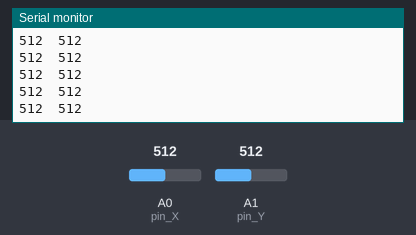
Recording of a sketch running on a simulated Arduino Uno, built with avr-gcc and run on an emulated ATmega328P. Shown: the last lines printed to the serial monitor. The inputs (shaded band) are chosen by the test bench; at power-on: A0 (pin_X) = 512, A1 (pin_Y) = 512.

Above: at 1.2 s.
1.3 s: A0 (pin_X) set to 716
At 1.33 s:
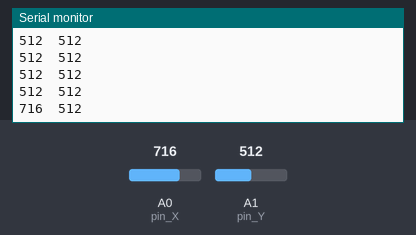
4.3 s: A1 (pin_Y) set to 716
At 4.31 s:
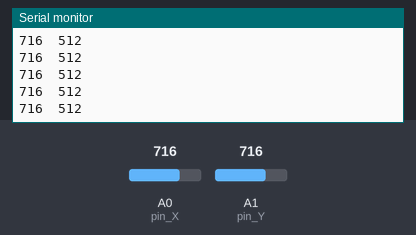
5.8 s: A0 (pin_X) set to 900
At 5.83 s:
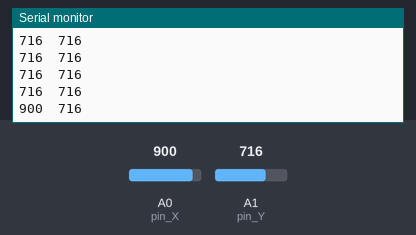
7.3 s: A1 (pin_Y) set to 900
At 7.34 s:
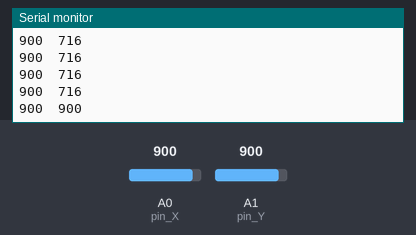
Timing chart, 0 to 9.8 s (numbered marks = the images above; inputs shaded):
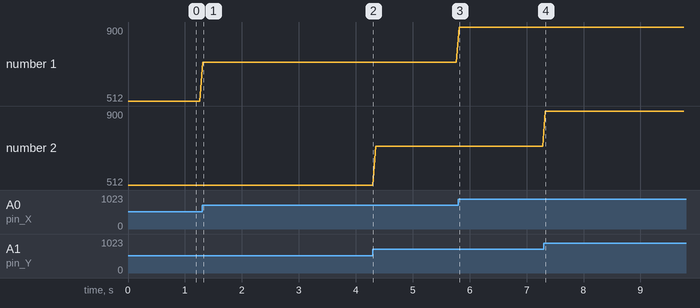

Measured:
- after the input at 1.3 s, the serial monitor: prints a new line at once (image 1)
- after the input at 5.8 s, the serial monitor: prints a new line at once (image 3)
- after the input at 7.3 s, the serial monitor: prints a new line at once (image 4)
- plotted number 1: 512 → 716 after the input at 1.3 s, 716 → 900 after the input at 5.8 s

The sketch:

CH_50_01.ino
```cpp
int pin_X = A0;        // x 축 위치
int pin_Y = A1;       // y 축 위치

void setup() {
  Serial.begin(9600);
}

void loop() {
  int x = analogRead(pin_X);    // X 위치
  int y = analogRead(pin_Y);    // Y 위치

  Serial.print(x);
  Serial.print('\t');
  Serial.println(y);

  delay(50);
}
```
